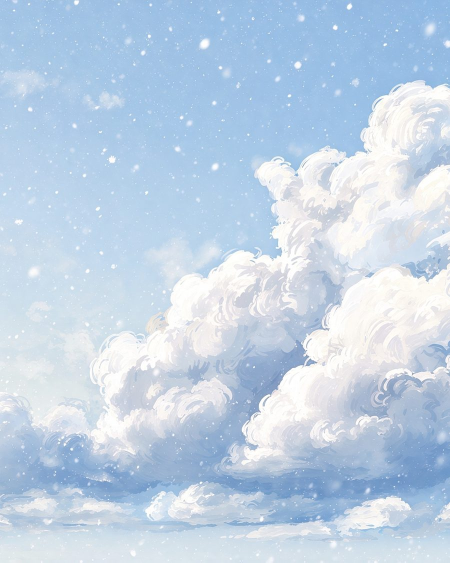
#> input picture assets/defaults/detail.jpg, 900 x 1125 px, given in place of ., which was not available (shown at 1/2 size)
$ python -i images.py   (imports and definitions only)
#> lines starting #> are read from the running program, lines starting #| are printed output that depends on the picture
#> in from_many, base is the input picture: PIL image 900x1125 RGB; mean R, G, B 192.7, 210.9, 229.9
#!/usr/bin/env python
# -*- coding: utf-8 -*-
"""
把用户图片按「槽位」裁进工程，并写下首屏亮度。

用法：
  python scripts/images.py --project .                       # 无图：用 skill 自带默认图
  python scripts/images.py --project . --in a.jpg            # 单图：自动裁 6 个槽位
  python scripts/images.py --project . --in a.jpg b.jpg c.jpg  # 多图：按顺序分配

规则：
  · 只裁切、不拉伸（先等比放大到刚好覆盖目标框，再居中裁）
  · 槽位比例固定：welcome/hero 3:2，detail 4:5，work-* 4:3
  · 输出写到 <project>/public/img/<slot>.jpg，质量 82 progressive
  · 首屏平均亮度 < 0.55 写出 tone=dark，页面自动切白字
"""

import argparse
import json
import os
import shutil
import sys

from PIL import Image, ImageStat

# Windows 控制台默认 GBK，中文输出会乱码；这里主动切到 UTF-8
# [10 lines not run here, left out]

SLOTS = {
    "welcome": (3, 2, 1800),
    "hero": (3, 2, 1800),
    "detail": (4, 5, 900),
    "work-1": (4, 3, 1200),
    "work-2": (4, 3, 1200),
    "work-3": (4, 3, 1200),
}

# 单图模式下每个槽位取图的相对位置：内部裁切稳定，看起来不会像同一张图重复
SINGLE_OFFSETS = {
    "welcome": (0.50, 0.42),
    "hero": (0.50, 0.30),
    "detail": (0.55, 0.40),
    "work-1": (0.25, 0.45),
    "work-2": (0.50, 0.60),
    "work-3": (0.75, 0.35),
}


def target_size(ratio_w, ratio_h, long_edge):
    if ratio_w >= ratio_h:
        return long_edge, round(long_edge * ratio_h / ratio_w)
    return round(long_edge * ratio_w / ratio_h), long_edge


def cover_crop(img, size, fx=0.5, fy=0.42):
    """等比放大到覆盖 size，再按 fx/fy 位置裁切。不拉伸。"""
#> called with size = (1800, 1200), fx = 0.5, fy = 0.42
    tw, th = size
    w, h = img.size
#> w = 900; h = 1125
    scale = max(tw / w, th / h)
#> scale = 2
    nw, nh = max(tw, round(w * scale)), max(th, round(h * scale))
#> nw = 1800; nh = 2250
    img = img.resize((nw, nh), Image.LANCZOS)
    left = round((nw - tw) * fx)
#> left = 0
    top = round((nh - th) * fy)
#> top = 441
    return img.crop((left, top, left + tw, top + th))
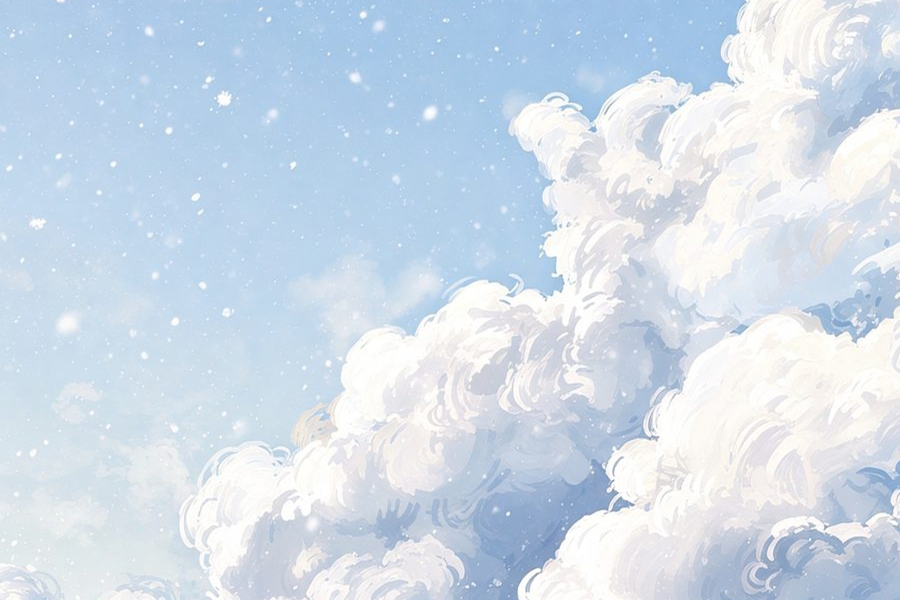
#> returned value: PIL image 1800x1200 RGB (shown at 1/2 size); mean R, G, B 207.2, 220.2, 233.6


# [4 lines left out: function average_luma, not called in this run]


def save(img, path):
#> pass 3 of the loop in from_many, `for index, slot in enumerate(order):`:
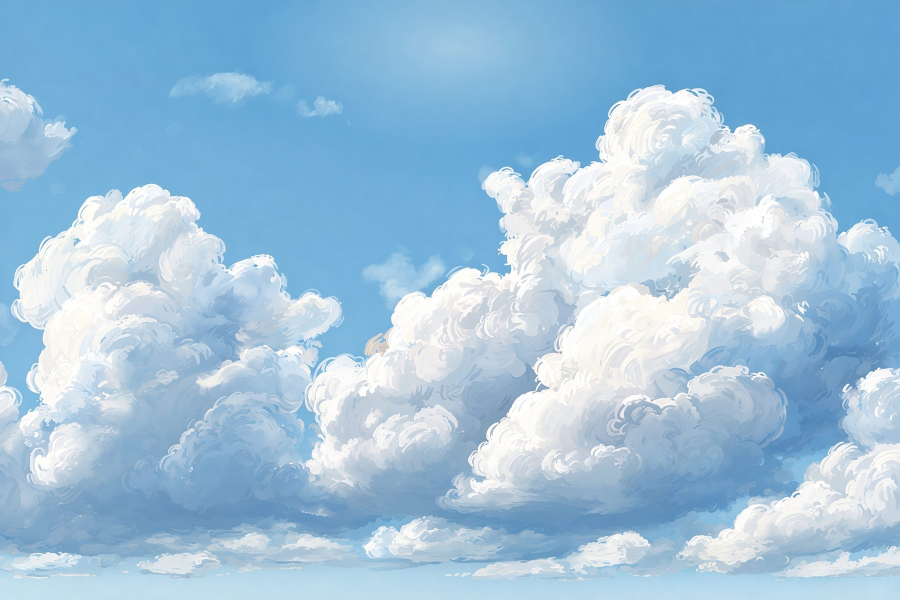
#> input picture assets/defaults/welcome.jpg, 1800 x 1200 px, given in place of , which was not available (shown at 1/2 size)
#> tw = 720; th = 900
#> scale = 0.75
#> nw = 1350; nh = 900
#> img: PIL image 1350x900 RGB
#> left = 315
#> top = 0
#> in cover_crop (call 3), `return img.crop((left, top, left + tw, top + th))`:
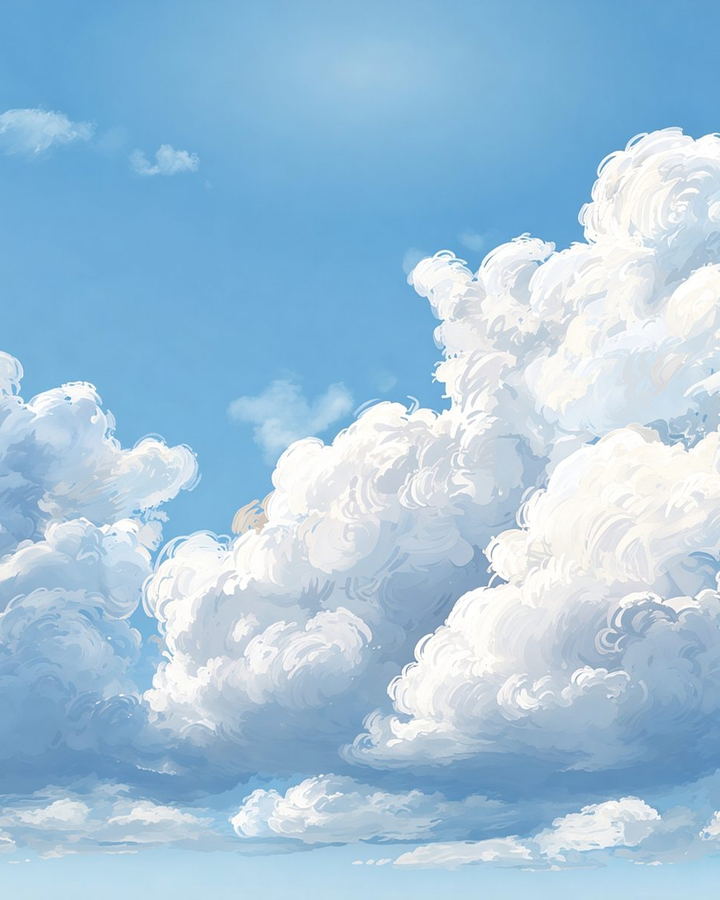
#> returned value: PIL image 720x900 RGB; mean R, G, B 162.2, 196.3, 220.8
#> the loop made 5 passes; the first 3 are shown
    os.makedirs(os.path.dirname(path), exist_ok=True)
    img.save(path, quality=82, optimize=True, progressive=True)
    return os.path.getsize(path) / 1024


# [8 lines left out: function from_single, not called in this run]


def from_many(files, out_dir):
    base = Image.open(files[0]).convert("RGB")
    made = []
    order = list(SLOTS.keys())
    for index, slot in enumerate(order):
        rw, rh, edge = SLOTS[slot]
        size = target_size(rw, rh, edge)
        if slot in ("welcome", "hero"):
            src_img = base
            fy = 0.42 if slot == "welcome" else 0.30
            crop = cover_crop(src_img, size, 0.5, fy)
        else:
            pick = min(index, len(files) - 1)
#> (the run stopped early here; a loop or call above may not have finished)
